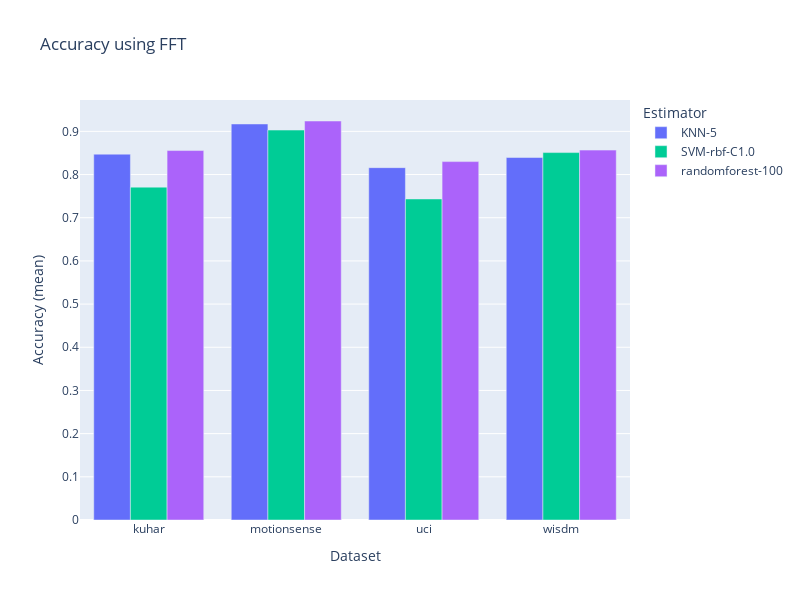

The notebook cell saved with this chart:
### Markdown cell above
## Pergunta 7

Melhor no domínio da frequência ou tempo (condicionada à abordagem - manifold learning com UMAP)? (ou wavelet?)

- Usar barras de sobreposição
- Sem UMAP (tempo e frequencia)
- Best(<20) vs UMAP 10

### Code cell
df = results.copy()
df = filter_domain_fft_only(df)
df = filter_features_all(df)
df = filter_reducer_over_all(df)
df = filter_scaler_none(df)
df = filter_view_standardized_balanced(df)
df = filter_only_reducer_dataset_equals_train_dataset_or_no_reducer(df)
# df = get_umap_improvement_over_no_umap(df)
df = best_of_each_umap(df)

fig = chart_bar_with_side_by_side(df, improvement_col="accuracy (mean)", groupby="estimator", inner_group="train_datasets")
# fig.add_hline(y=1.0, line_dash="dash", line_color="magenta")
fig.update_layout(
    title="Accuracy using FFT",
    xaxis_title="Dataset",
    yaxis_title="Accuracy (mean)",
    legend_title="Estimator",
    width=800,
    height=600
)
fig.show()

### Figure 1 — Plotly figure (JSON) as saved in the notebook; plotly's stock layout.template omitted (floating-point values rounded to 4 significant figures)
{"data": [{"marker": {"color": "#636EFA"}, "name": "KNN-5", "type": "bar", "x": ["kuhar", "motionsense", "uci", "wisdm"], "y": [0.8472, 0.9171, 0.8159, 0.8394]}, {"marker": {"color": "#00CC96"}, "name": "SVM-rbf-C1.0", "type": "bar", "x": ["kuhar", "motionsense", "uci", "wisdm"], "y": [0.7708, 0.903, 0.7435, 0.8508]}, {"marker": {"color": "#AB63FA"}, "name": "randomforest-100", "type": "bar", "x": ["kuhar", "motionsense", "uci", "wisdm"], "y": [0.8556, 0.924, 0.83, 0.8566]}], "layout": {"height": 600, "legend": {"title": {"text": "Estimator"}}, "title": {"text": "Accuracy using FFT"}, "width": 800, "xaxis": {"title": {"text": "Dataset"}}, "yaxis": {"title": {"text": "Accuracy (mean)"}}}}
